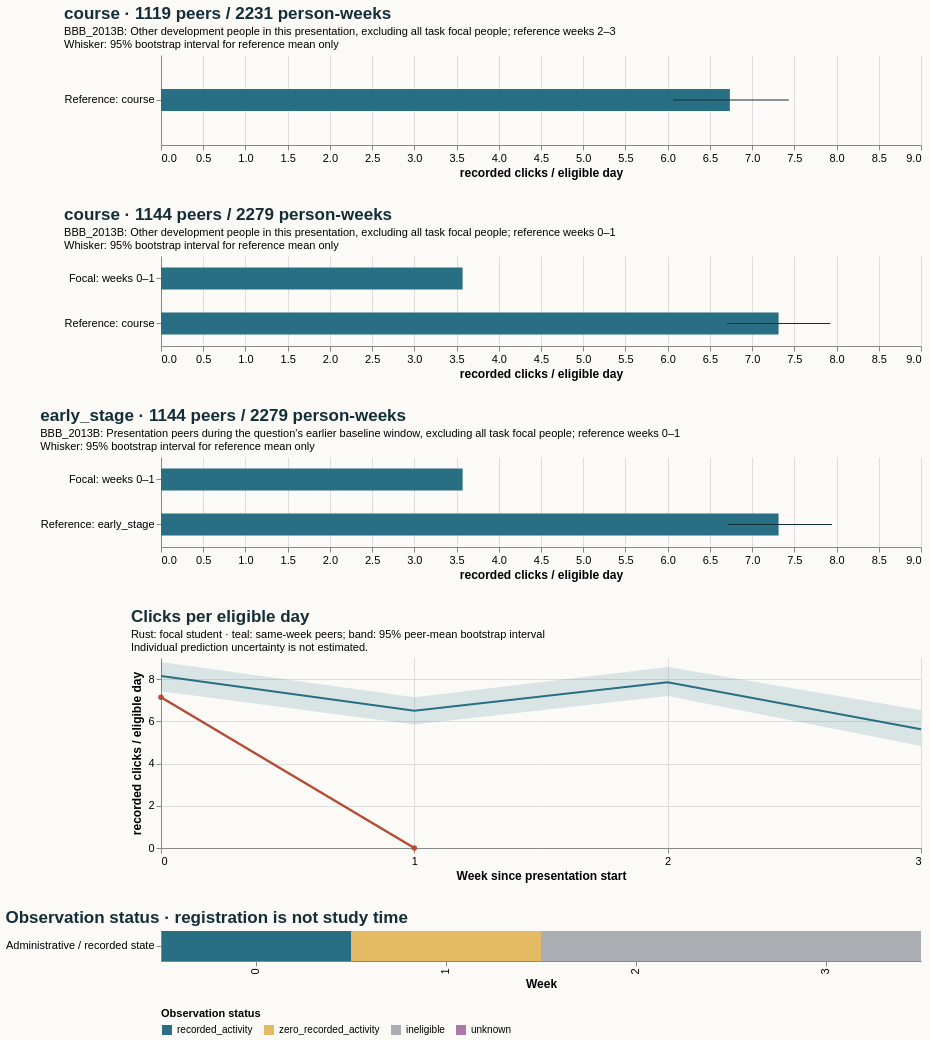

The Vega-Lite source for this figure:
### Vega-Lite specification from a JSON file in a GitHub repository (floating-point values rounded to 4 significant figures)
{"$schema": "https://vega.github.io/schema/vega-lite/v5.20.1.json", "config": {"axis": {"labelFontSize": 11, "titleFontSize": 12}, "background": "#fbfaf7", "font": "sans-serif", "title": {"anchor": "start", "color": "#142e38", "fontSize": 17, "subtitleFontSize": 11}, "view": {"continuousHeight": 300, "continuousWidth": 300, "stroke": null}}, "datasets": {"data-43899ea3cc6edc8b253b5c8d4e218e99": [{"hi": null, "lo": null, "series": "Focal: weeks 0–1", "value": 3.571}, {"hi": 7.945, "lo": 6.713, "series": "Reference: early_stage", "value": 7.313}], "data-51e7cdebc04009df9203c407716c1492": [{"hi": null, "lo": null, "series": "Focal: weeks 0–1", "value": 3.571}, {"hi": 7.927, "lo": 6.704, "series": "Reference: course", "value": 7.313}], "data-6abcd95b715ebc988c41c6bd8465e878": [{"end_day": 6, "focal_value": 7.143, "peer_ci_high": 8.807, "peer_ci_low": 7.43, "peer_mean": 8.148, "peer_observations": 1143, "peer_people": 1143, "reference": "course", "unit": "recorded clicks / eligible day", "week": 0}, {"end_day": 13, "focal_value": 0.0, "peer_ci_high": 7.141, "peer_ci_low": 5.847, "peer_mean": 6.502, "peer_observations": 1136, "peer_people": 1136, "reference": "course", "unit": "recorded clicks / eligible day", "week": 1}, {"end_day": 20, "focal_value": null, "peer_ci_high": 8.577, "peer_ci_low": 7.199, "peer_mean": 7.845, "peer_observations": 1119, "peer_people": 1119, "reference": "course", "unit": "recorded clicks / eligible day", "week": 2}, {"end_day": 27, "focal_value": null, "peer_ci_high": 6.533, "peer_ci_low": 4.835, "peer_mean": 5.621, "peer_observations": 1112, "peer_people": 1112, "reference": "course", "unit": "recorded clicks / eligible day", "week": 3}], "data-aba8da58c325896292a6fe913e5b594a": [{"eligible_days": 7.0, "end_day": 6, "logging_completeness": "unknown", "observation_status": "recorded_activity", "row": "Administrative / recorded state", "score_status": "withheld_release_time_unknown", "start_day": 0, "value": 7.143, "week": 0}, {"eligible_days": 4.0, "end_day": 13, "logging_completeness": "unknown", "observation_status": "zero_recorded_activity", "row": "Administrative / recorded state", "score_status": "withheld_release_time_unknown", "start_day": 7, "value": 0.0, "week": 1}, {"eligible_days": 0.0, "end_day": 20, "logging_completeness": "unknown", "observation_status": "ineligible", "row": "Administrative / recorded state", "score_status": "withheld_release_time_unknown", "start_day": 14, "value": null, "week": 2}, {"eligible_days": 0.0, "end_day": 27, "logging_completeness": "unknown", "observation_status": "ineligible", "row": "Administrative / recorded state", "score_status": "withheld_release_time_unknown", "start_day": 21, "value": null, "week": 3}], "data-ee27a55e3421a9c5314244d9a836f23b": [{"hi": null, "lo": null, "series": "Focal: weeks 2–3", "value": null}, {"hi": 7.434, "lo": 6.065, "series": "Reference: course", "value": 6.737}]}, "resolve": {"scale": {"color": "independent"}}, "spacing": 28, "vconcat": [{"data": {"name": "data-ee27a55e3421a9c5314244d9a836f23b"}, "height": 90, "layer": [{"encoding": {"x": {"field": "value", "scale": {"domain": [0, 8.343], "zero": true}, "title": "recorded clicks / eligible day", "type": "quantitative"}, "y": {"field": "series", "sort": null, "title": null, "type": "nominal"}}, "mark": {"color": "#286f83", "size": 22, "type": "bar"}}, {"encoding": {"x": {"field": "lo", "type": "quantitative"}, "x2": {"field": "hi"}, "y": {"field": "series", "sort": null, "title": null, "type": "nominal"}}, "mark": {"color": "#142e38", "type": "rule"}}], "title": {"subtitle": ["BBB_2013B: Other development people in this presentation, excluding all task focal people; reference weeks 2–3", "Whisker: 95% bootstrap interval for reference mean only"], "text": "course · 1119 peers / 2231 person-weeks"}, "width": 760}, {"data": {"name": "data-51e7cdebc04009df9203c407716c1492"}, "height": 90, "layer": [{"encoding": {"x": {"field": "value", "scale": {"domain": [0, 8.343], "zero": true}, "title": "recorded clicks / eligible day", "type": "quantitative"}, "y": {"field": "series", "sort": null, "title": null, "type": "nominal"}}, "mark": {"color": "#286f83", "size": 22, "type": "bar"}}, {"encoding": {"x": {"field": "lo", "type": "quantitative"}, "x2": {"field": "hi"}, "y": {"field": "series", "sort": null, "title": null, "type": "nominal"}}, "mark": {"color": "#142e38", "type": "rule"}}], "title": {"subtitle": ["BBB_2013B: Other development people in this presentation, excluding all task focal people; reference weeks 0–1", "Whisker: 95% bootstrap interval for reference mean only"], "text": "course · 1144 peers / 2279 person-weeks"}, "width": 760}, {"data": {"name": "data-43899ea3cc6edc8b253b5c8d4e218e99"}, "height": 90, "layer": [{"encoding": {"x": {"field": "value", "scale": {"domain": [0, 8.343], "zero": true}, "title": "recorded clicks / eligible day", "type": "quantitative"}, "y": {"field": "series", "sort": null, "title": null, "type": "nominal"}}, "mark": {"color": "#286f83", "size": 22, "type": "bar"}}, {"encoding": {"x": {"field": "lo", "type": "quantitative"}, "x2": {"field": "hi"}, "y": {"field": "series", "sort": null, "title": null, "type": "nominal"}}, "mark": {"color": "#142e38", "type": "rule"}}], "title": {"subtitle": ["BBB_2013B: Presentation peers during the question's earlier baseline window, excluding all task focal people; reference weeks 0–1", "Whisker: 95% bootstrap interval for reference mean only"], "text": "early_stage · 1144 peers / 2279 person-weeks"}, "width": 760}, {"data": {"name": "data-6abcd95b715ebc988c41c6bd8465e878"}, "height": 190, "layer": [{"encoding": {"x": {"axis": {"tickMinStep": 1}, "field": "week", "title": "Week since presentation start", "type": "quantitative"}, "y": {"field": "peer_ci_low", "scale": {"zero": true}, "title": "recorded clicks / eligible day", "type": "quantitative"}, "y2": {"field": "peer_ci_high"}}, "mark": {"color": "#286f83", "opacity": 0.16, "type": "area"}}, {"encoding": {"tooltip": [{"field": "week", "type": "quantitative"}, {"field": "peer_mean", "type": "quantitative"}, {"field": "peer_people", "type": "quantitative"}, {"field": "peer_observations", "type": "quantitative"}], "x": {"field": "week", "type": "quantitative"}, "y": {"field": "peer_mean", "type": "quantitative"}}, "mark": {"color": "#286f83", "strokeWidth": 2, "type": "line"}}, {"encoding": {"tooltip": [{"field": "week", "type": "quantitative"}, {"field": "focal_value", "type": "quantitative"}], "x": {"field": "week", "type": "quantitative"}, "y": {"field": "focal_value", "type": "quantitative"}}, "mark": {"color": "#b64c35", "point": {"color": "#b64c35"}, "strokeWidth": 2.5, "type": "line"}}], "title": {"subtitle": ["Rust: focal student · teal: same-week peers; band: 95% peer-mean bootstrap interval", "Individual prediction uncertainty is not estimated."], "text": "Clicks per eligible day"}, "width": 760}, {"data": {"name": "data-aba8da58c325896292a6fe913e5b594a"}, "encoding": {"color": {"field": "observation_status", "legend": {"labelLimit": 260, "orient": "bottom"}, "scale": {"domain": ["recorded_activity", "zero_recorded_activity", "ineligible", "unknown"], "range": ["#286f83", "#e4bb64", "#aaaeb3", "#ac78a5"]}, "title": "Observation status", "type": "nominal"}, "tooltip": [{"field": "week", "type": "quantitative"}, {"field": "eligible_days", "type": "quantitative"}, {"field": "observation_status", "type": "nominal"}, {"field": "logging_completeness", "type": "nominal"}], "x": {"field": "week", "title": "Week", "type": "ordinal"}, "y": {"field": "row", "title": null, "type": "nominal"}}, "height": 30, "mark": {"type": "rect"}, "title": "Observation status · registration is not study time", "width": 760}]}
